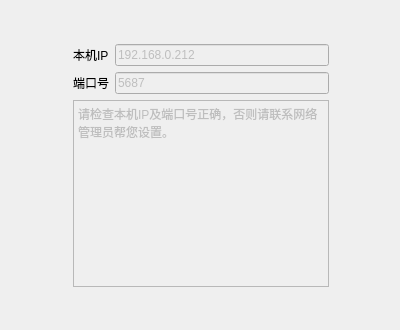
<?xml version="1.0" encoding="UTF-8"?>
<ui version="4.0">
 <class>NetConfigMG</class>
 <widget class="QWidget" name="NetConfigMG">
  <property name="geometry">
   <rect>
    <x>0</x>
    <y>0</y>
    <width>400</width>
    <height>330</height>
   </rect>
  </property>
  <property name="windowTitle">
   <string>网络配置</string>
  </property>
  <widget class="QWidget" name="gridLayoutWidget">
   <property name="geometry">
    <rect>
     <x>10</x>
     <y>10</y>
     <width>381</width>
     <height>311</height>
    </rect>
   </property>
   <layout class="QGridLayout" name="mainLayout">
    <item row="2" column="1">
     <widget class="QLabel" name="label_2">
      <property name="text">
       <string>端口号</string>
      </property>
     </widget>
    </item>
    <item row="1" column="1">
     <widget class="QLabel" name="label">
      <property name="text">
       <string>本机IP</string>
      </property>
     </widget>
    </item>
    <item row="1" column="0">
     <spacer name="horizontalSpacer">
      <property name="orientation">
       <enum>Qt::Horizontal</enum>
      </property>
      <property name="sizeHint" stdset="0">
       <size>
        <width>40</width>
        <height>20</height>
       </size>
      </property>
     </spacer>
    </item>
    <item row="1" column="3">
     <spacer name="horizontalSpacer_2">
      <property name="orientation">
       <enum>Qt::Horizontal</enum>
      </property>
      <property name="sizeHint" stdset="0">
       <size>
        <width>40</width>
        <height>20</height>
       </size>
      </property>
     </spacer>
    </item>
    <item row="1" column="2">
     <widget class="QLineEdit" name="lineEdit">
      <property name="enabled">
       <bool>false</bool>
      </property>
      <property name="text">
       <string>192.168.0.212</string>
      </property>
     </widget>
    </item>
    <item row="2" column="2">
     <widget class="QLineEdit" name="lineEdit_2">
      <property name="enabled">
       <bool>false</bool>
      </property>
      <property name="text">
       <string>5687</string>
      </property>
     </widget>
    </item>
    <item row="3" column="1" colspan="2">
     <widget class="QPlainTextEdit" name="plainTextEdit">
      <property name="enabled">
       <bool>false</bool>
      </property>
      <property name="plainText">
       <string>请检查本机IP及端口号正确，否则请联系网络管理员帮您设置。</string>
      </property>
     </widget>
    </item>
    <item row="4" column="1">
     <spacer name="verticalSpacer_2">
      <property name="orientation">
       <enum>Qt::Vertical</enum>
      </property>
      <property name="sizeHint" stdset="0">
       <size>
        <width>20</width>
        <height>40</height>
       </size>
      </property>
     </spacer>
    </item>
    <item row="0" column="1">
     <spacer name="verticalSpacer">
      <property name="orientation">
       <enum>Qt::Vertical</enum>
      </property>
      <property name="sizeHint" stdset="0">
       <size>
        <width>20</width>
        <height>40</height>
       </size>
      </property>
     </spacer>
    </item>
   </layout>
  </widget>
 </widget>
 <resources/>
 <connections/>
</ui>
